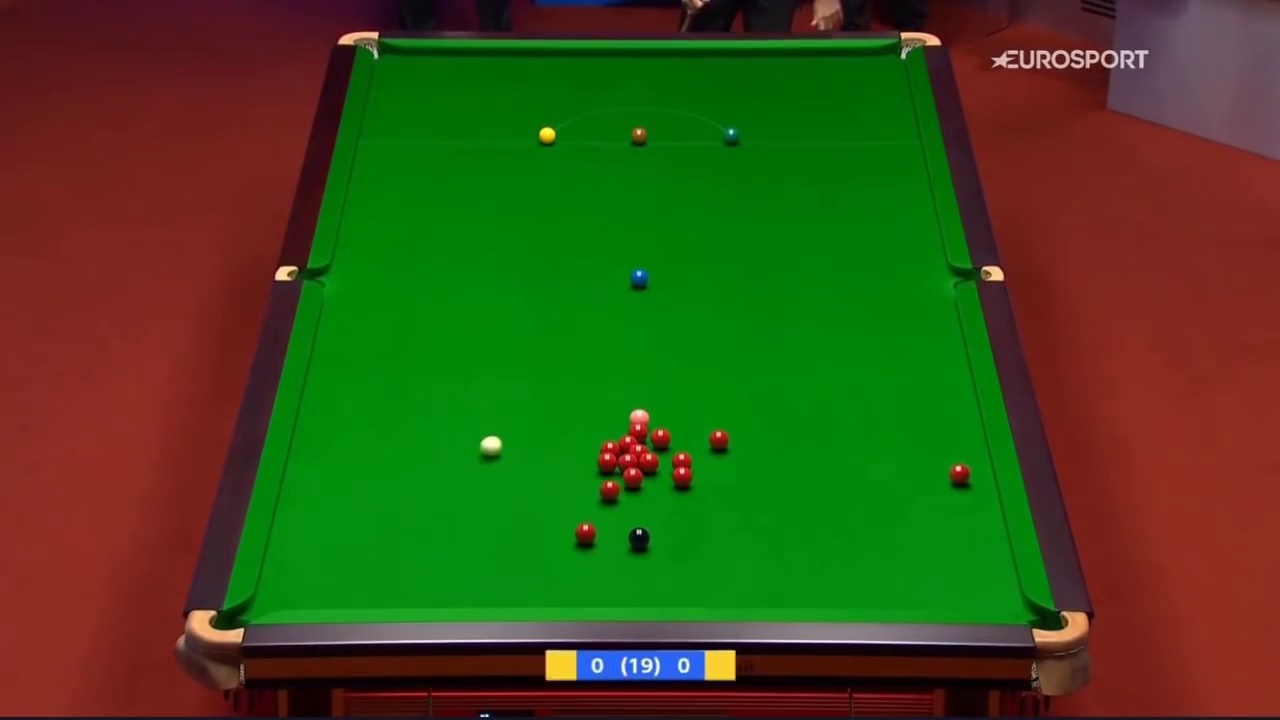
#> input picture frames/frame_1161_38700.0.jpg, 1280 x 720 px; the run also reads 1 picture not shown here
$ jupyter execute --allow-errors Balls.ipynb
#> lines starting #> are read from the running program, lines starting #| are printed output that depends on the picture
[cell 1]
import cv2

[cell 2]
ball = cv2.imread("../img/ball_red.png")

[cell 3]
ball = ball[:, :, 2] # get red

[cell 4]
cv2.imshow("test", ball)
cv2.waitKey(3000)

# closing all open windows
cv2.destroyAllWindows()

[cell 5]
# 40, 360
# 40, 915
# 620, 230
# 620, 1050
# drl = 580
# dcl = -130
# drr = 580
# dcr = 135

[cell 6]
frame = cv2.imread("../frames/frame_1161_38700.0.jpg")
#> frame is the input picture: shape (720, 1280, 3); mean B, G, R 24.1, 77.8, 61.2

[cell 7]
red_frame = frame[:, :, 2] # get red

[cell 8]
cv2.imshow("test", red_frame)
cv2.waitKey(3000)

# closing all open windows
cv2.destroyAllWindows()

[cell 9]
ball[ball>0]
#> Out = 330 values, max 255 at index 136, min 1 at index 1, mean 106.9

[cell 10]
len(ball)
#> Out = 16

[cell 11]
ball[15,15]
#> Out = 163

[cell 12]
# 40, 360
# 40, 915
# 620, 230
# 620, 1050
# drl = 580
# dcl = -130
# drr = 580
# dcr = 135

[cell 13]
ball_threshold = 10
def is_ball(row, column):
    diff = 0
    if red_frame[row, column] < ball_threshold:
        return np.inf
    for row_ball in range(len(ball)):
        for column_ball in range(len(ball[0])):
            if ball[row_ball, column_ball] > ball_threshold:
                try:
                    diff += abs(ball[row_ball, column_ball] - red_frame[row+row_ball, column+column_ball])
                except Exception as e:
                    pass#print("out of frame", e) # out of frame
    return diff

[cell 14]
import numpy as np
ball_prob = np.full((len(red_frame), len(red_frame[0])), np.inf)
#> ball_prob: shape (720, 1280) float64; every value is NaN or infinite
i = 0
for row in range(40, 620):
    for column in range(360 - int(130/580*row), 915 + int(row * 130/580)):
        ball_prob[row, column] = is_ball(row, column)
        i+=1
        if i%10000==0:
            print(i, "/", "400000")
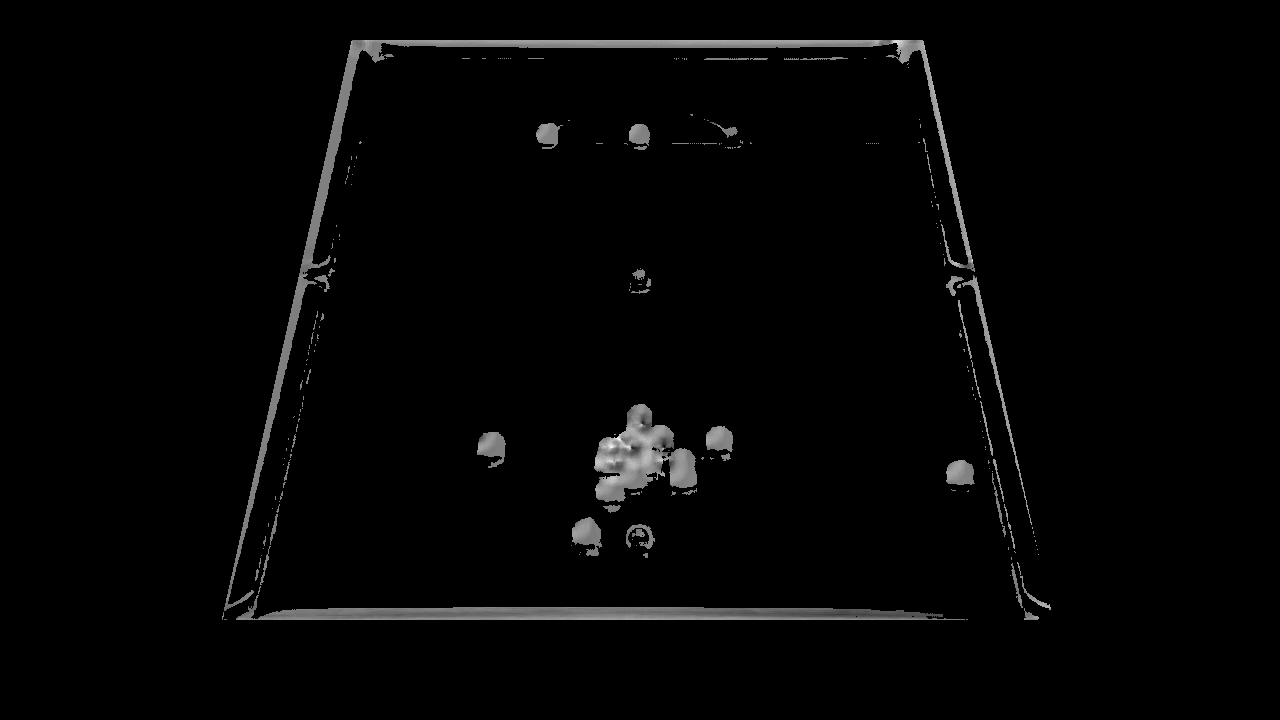
#> ball_prob: shape (720, 1280) float64; 96.55% of the values are NaN or infinite; the others: min 20348, max 48185, mean 34858.8; drawn with min black, max white, NaN and infinite black

[cell 15]
ball_prob[401, 300]
#> Out = inf

[cell 16]
cv2.imshow("test", ball_prob/60000)
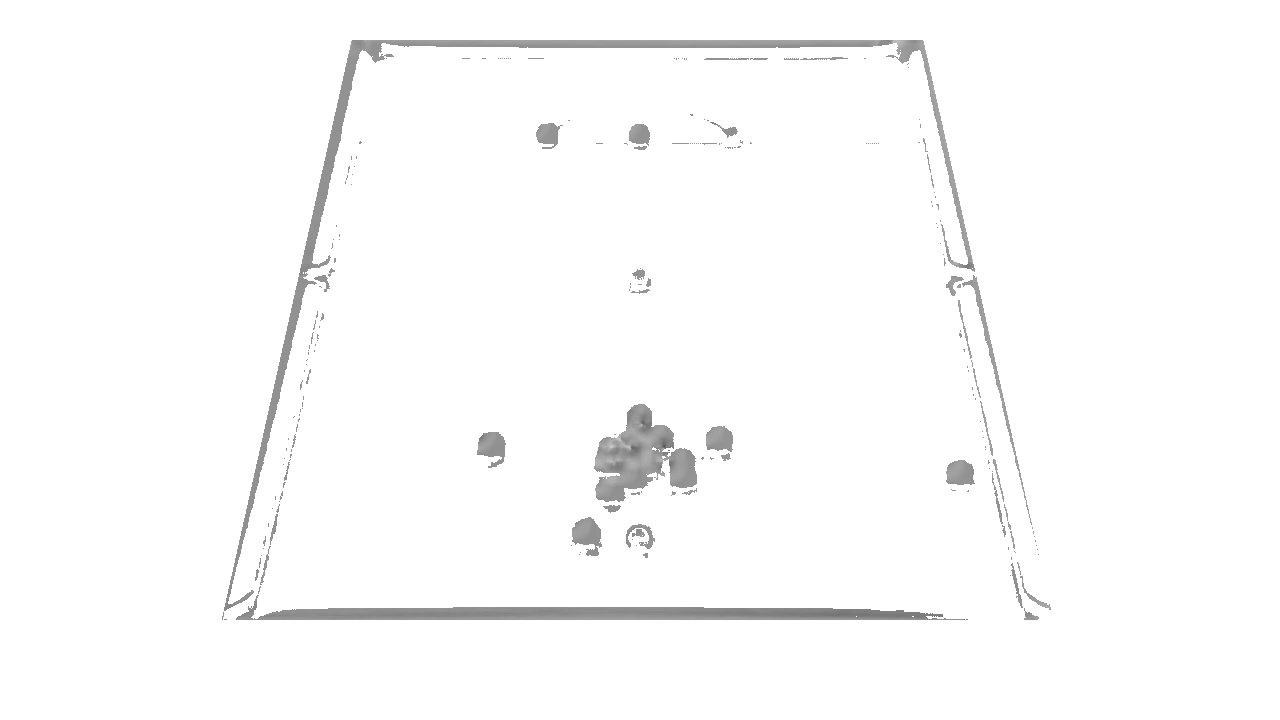
#> window 'test': shape (720, 1280); min 86, max 255, mean 251.3
cv2.waitKey(3000)

# closing all open windows
cv2.destroyAllWindows()

[cell 17]
red_frame
cv2.imshow("test",red_frame)
cv2.waitKey(3000)

# closing all open windows
cv2.destroyAllWindows()

[cell 18]
ball_prob[666, 666]
#> Out = inf

[cell 19]
k = 22 # snooker has 22 balls
k = 10000
ball_prob_sorted = np.argpartition(ball_prob.flatten(), k)[:k]
#> ball_prob_sorted = 10000 values, max 793351 at index 9653, min 51552 at index 1861, mean 659443.9

# The last step, Senpai! We figure out the original position of these elements in the 2D array.
indexes = np.column_stack(np.unravel_index(ball_prob_sorted, ball_prob.shape))
#> indexes = 10000 pairs, first value 40 to 619, second value 222 to 1031

print(indexes)
#> (printed output is left out)

[cell 20]
trichannel_red_frame = cv2.cvtColor(red_frame, cv2.COLOR_GRAY2BGR)

for r,c in indexes:
    trichannel_red_frame[r,c] = [0,0,255]
#> this loop made 10000 passes
#> (r, c) on passes 1 to 3: (617, 779), (612, 769), (46, 692)
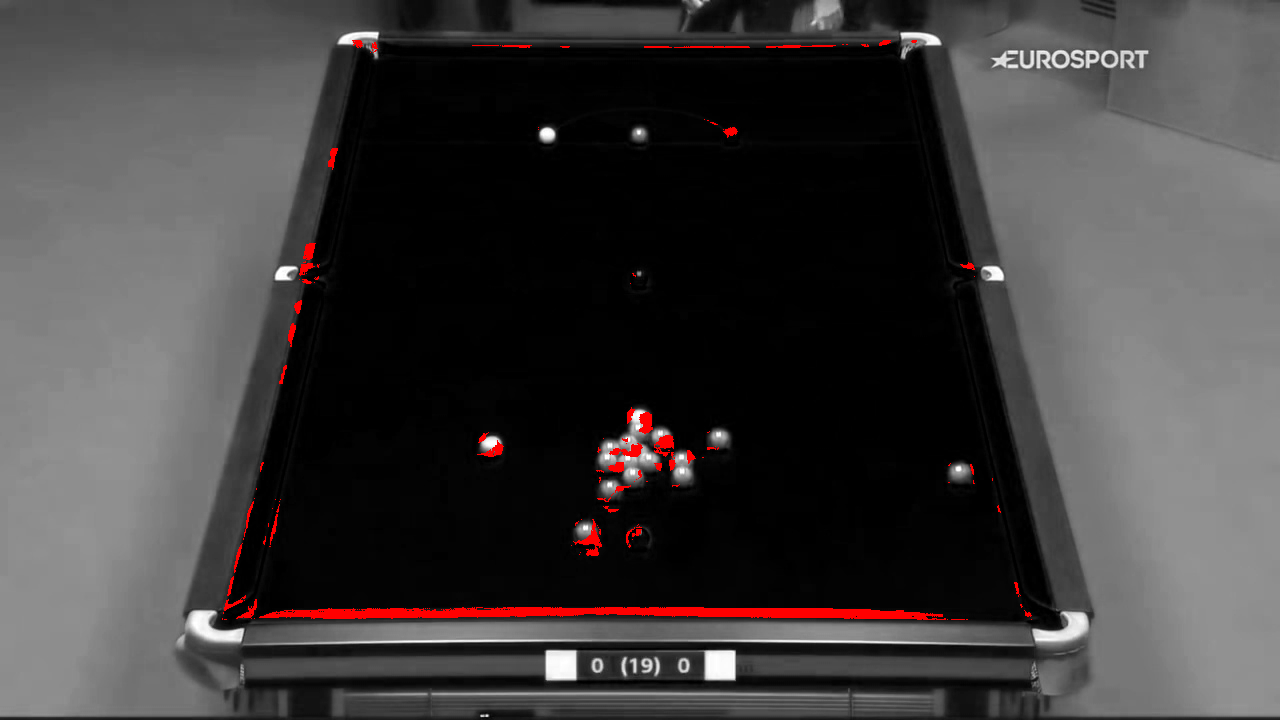
#> trichannel_red_frame: shape (720, 1280, 3); mean B, G, R 60.8, 60.8, 63.6


cv2.imshow("test",trichannel_red_frame)
cv2.waitKey(4000)

# closing all open windows
cv2.destroyAllWindows()

[cell 21]
red_frame[red_frame < 210] = 0
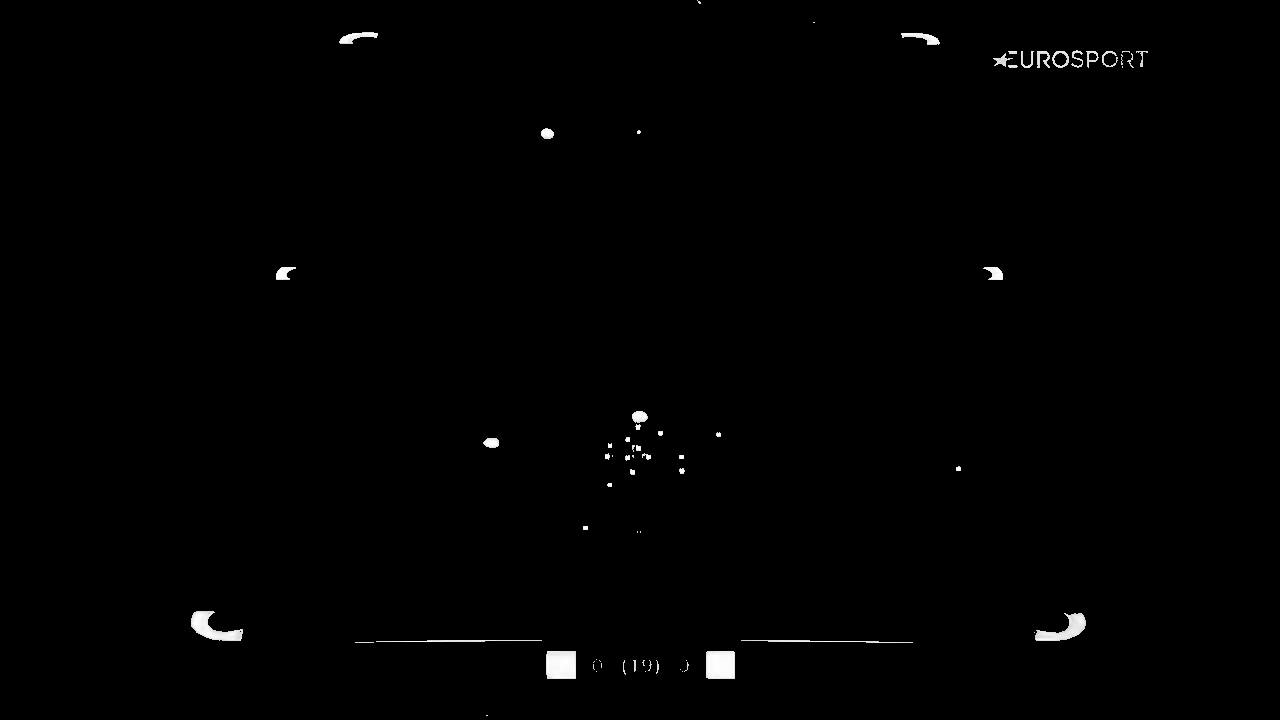
#> red_frame: shape (720, 1280); min 0, max 255, mean 1.5
red_frame_highlight = red_frame

cv2.imshow("test",red_frame_highlight)
cv2.waitKey(0)

# closing all open windows
cv2.destroyAllWindows()
